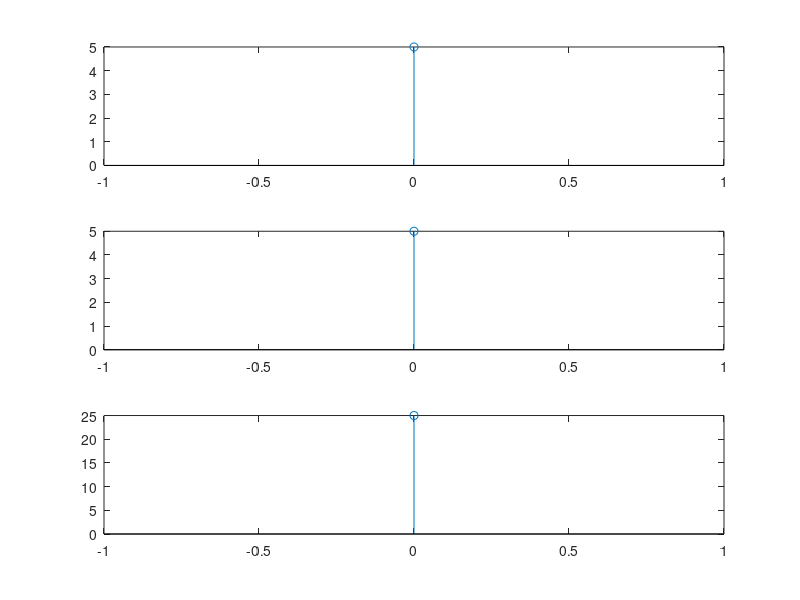

Recreate this plot in MATLAB.
clc;
clear all;
x1=input('Enter the first value:');
x2=input('Enter the second value:');
l1=length(x1);
t=0:1:l1-1;
subplot(3,1,1);
stem(t,x1);
l2=length(x2);
t1=0:1:l2-1;
subplot(3,1,2);
stem(t1,x2);
x3=conv(x1,x2);
l3=length(x3);
t2=0:1:l3-1;
subplot(3,1,3);
stem(t2,x3);